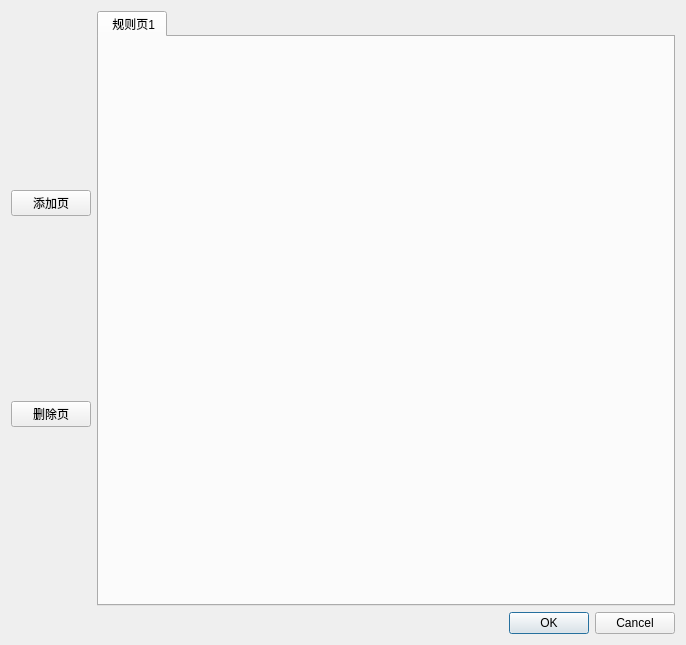
<?xml version="1.0" encoding="UTF-8"?>
<ui version="4.0">
 <class>AddRuleEntry</class>
 <widget class="QDialog" name="AddRuleEntry">
  <property name="geometry">
   <rect>
    <x>0</x>
    <y>0</y>
    <width>686</width>
    <height>645</height>
   </rect>
  </property>
  <property name="windowTitle">
   <string>添加</string>
  </property>
  <layout class="QGridLayout" name="gridLayout">
   <item row="0" column="0">
    <layout class="QHBoxLayout" name="horizontalLayout">
     <item>
      <layout class="QVBoxLayout" name="verticalLayout">
       <item>
        <widget class="QPushButton" name="btn_newPage">
         <property name="text">
          <string>添加页</string>
         </property>
        </widget>
       </item>
       <item>
        <widget class="QPushButton" name="btn_delPage">
         <property name="text">
          <string>删除页</string>
         </property>
        </widget>
       </item>
      </layout>
     </item>
     <item>
      <widget class="QTabWidget" name="tabWidget_rule">
       <widget class="CopyPage" name="rule">
        <attribute name="title">
         <string> 规则页1</string>
        </attribute>
       </widget>
      </widget>
     </item>
    </layout>
   </item>
   <item row="1" column="0">
    <widget class="QDialogButtonBox" name="buttonBox">
     <property name="standardButtons">
      <set>QDialogButtonBox::Cancel|QDialogButtonBox::Ok</set>
     </property>
    </widget>
   </item>
  </layout>
 </widget>
 <customwidgets>
  <customwidget>
   <class>CopyPage</class>
   <extends>QWidget</extends>
   <header location="global">copypage.h</header>
   <container>1</container>
  </customwidget>
 </customwidgets>
 <resources/>
 <connections/>
</ui>
